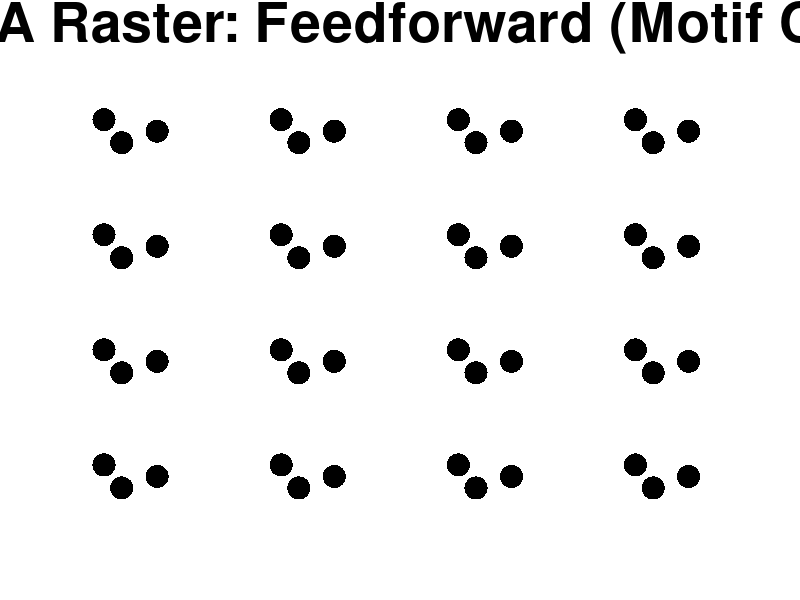

Write the MATLAB code that produced this figure. (Note: this script raises an error after producing the figure.)
%% Script for Figure 3 of 4D Entropy Paper

clearvars
close all
clc

% STEP 1: GENERATE A SPIKE RASTER

set(0,'defaultAxesFontSize',20)

C=50;  % columns
R=50;  % rows

p = zeros(R,C);

str = 'Raster: Feedforward (Motif Class XIII)';
for n=5:10:35
    for t=5:10:35
         p(n,t)=1;
         p(n+2,t+1) = 1;
         p(n+1,t+3) = 1;
    end
end

raster = p;
neuron_window = 10; %size(raster,1)*2 -2;
time_window = 8;
epoch_length =size(raster,2) - (time_window + 1);
max_time_lag = ceil((time_window / 2));
[N_neurons, N_times] = size(raster);

figure(1); hold on
markersize = 50;
hold on; ylabel('')
hold on;
for k=1:size(raster,1);
    for tt=1:size(raster,2); 
        if raster(k,tt)~=0; 
            plot(tt,raster(k,tt)-2*k,'k.','MarkerSize',markersize);

        end;
    end;
end;
xlabel('Time')
ylabel('Neuron #')
title('Figure 3A Raster: Feedforward (Motif Class XIII)','fontsize',40)
axis off
box off

% figure;
% heatmap(p,'CellLabelColor','none');
% colormap(flipud(hot))
% colorbar off
% xlabel('Time bin #')
% ylabel('Neuron #')


post_end = 0;
slice_start = post_end+1;

pre_snippet_raster = raster(:,slice_start:slice_start+max_time_lag-1);
pre_end = slice_start+max_time_lag-1;

snippet_raster = raster(:, pre_end+1: pre_end+1+epoch_length);
snip_end = pre_end+1+epoch_length;

post_snippet_raster = raster(:, snip_end+1 : snip_end+1+max_time_lag-1);
post_end = snip_end+1+max_time_lag-1;

temp_snippet = cat(2,pre_snippet_raster, snippet_raster, post_snippet_raster);

size(temp_snippet)
temp_snippet = raster;
[N_neurons, N_times] = size(temp_snippet);

%compute tricorr
[c3_4D_distribution, actual_contribution,class_count,contribution]= ...
    triple_correlation_class_contributions_no_sp_wr(temp_snippet, neuron_window, time_window);

actual = actual_contribution./(numel(temp_snippet));
[conditioned_expectation] = expectation_conditioned_on_constituent_parts_2D(actual, temp_snippet,neuron_window, time_window);

aovert_minus1 = (actual ./conditioned_expectation ) -1;

c3_n1t1_distribution = c3_4D_distribution(:,:,neuron_window/2 + 1 ,time_window / 2 + 1);
T_raster_n1t1=sum(sum(c3_n1t1_distribution));
PDF_raster_n1t1=c3_n1t1_distribution./T_raster_n1t1;  

c3_n2t2_distribution = c3_4D_distribution(neuron_window/2 + 1 ,time_window / 2 + 1,:,:);
T_raster_n2t2=sum(sum(c3_n2t2_distribution));
PDF_raster_n2t2=c3_n2t2_distribution./T_raster_n2t2;

T_raster_4d=sum(sum(sum(sum(c3_4D_distribution))));
PDF_raster_4d=c3_4D_distribution./T_raster_4d;

figure;
h = heatmap(PDF_raster_n1t1); %,'CellLabelColor','none');
h.CellLabelFormat = '%.2f';
h.FontSize = 40;
%h.GridVisible = 'off';
colormap("parula")
xlabel('temporal lag, t_1')
ylabel('spatial lag, n_1')
title({'Figure 3C'})
for i = 1:numel(h.XDisplayLabels)
    h.XDisplayLabels{i} = str2num(h.XDisplayLabels{i}) - ((time_window/2) + 1);
end
for i = 1:numel(h.YDisplayLabels)
    h.YDisplayLabels{i} = str2num(h.YDisplayLabels{i}) - ((neuron_window/2) + 1);
end
clim([0 0.35])

%Compute the 4D Entropy
bins_4d = [neuron_window+1 time_window+1 neuron_window+1 time_window+1];
entropy_raster_4d = 0;

for i=1:bins_4d(1)
    for j=1:bins_4d(2)
        for k = 1:bins_4d(3)
            for m = 1:bins_4d(4)
                temp_4d = PDF_raster_4d;
                if temp_4d(i,j,k,m)~=0        
                    entropy_raster_4d=entropy_raster_4d-temp_4d(i,j,k,m)*log2(temp_4d(i,j,k,m));       
                end
            end
        end

    end
end


%% now compute for 100 iterations of a surrogate raster
n_iterations = 100;
for i = 1:n_iterations
    disp(i)
    
    [pre_noise_raster{i,1}] = generate_noise_raster(raster(:,1:max_time_lag));
    [curr_noise_raster{i,1}] = generate_noise_raster(raster(:,max_time_lag+1:N_times-max_time_lag));
    [post_noise_raster{i,1}] = generate_noise_raster(raster(:,N_times-max_time_lag+1:N_times));
    [test_raster{i,1}] = generate_noise_raster(raster);
    noise_raster{i,1} = cat(2,pre_noise_raster{i,1},curr_noise_raster{i,1},post_noise_raster{i,1});
    tic

    %compute tricorr - no spatial wrapping
    [c3_noise_4D_distribution, noise_contribution,class_count,contribution]= ...
        triple_correlation_class_contributions_no_sp_wr(noise_raster{i,1}, neuron_window, time_window);
    toc

    c3_n1t1_noise_distribution(:,:,i) = c3_noise_4D_distribution(:,:,neuron_window/2 + 1 ,time_window / 2 + 1);
    T_noise_n1t1=sum(sum(c3_n1t1_noise_distribution));
    PDF_noise_n1t1(:,:,i)=c3_n1t1_noise_distribution(:,:,i)./T_raster_n1t1;  
    
    all_noise_iterations_c3_n1t1_noise_distribution{i,1} = c3_n1t1_noise_distribution(:,:,i);
    all_noise_iterations_PDF_n1t1_noise_distribution{i,1} = PDF_noise_n1t1(:,:,i);

    all_noise_iterations_c3_noise_4D_distribution{i,1} = c3_noise_4D_distribution;

    T_noise_4d=sum(sum(sum(sum(c3_noise_4D_distribution))));
    PDF_noise_4d(:,:,:,:,i)=c3_noise_4D_distribution./T_noise_4d;

    all_noise_iterations_PDF_noise_4D_distribution{i,1} = PDF_noise_4d(:,:,:,:,i);
    PDF_noise_4D_distribution = PDF_noise_4d(:,:,:,:,i);
    PDF_noise_n1t1_distribution = PDF_noise_n1t1(:,:,i);

    %Compute the 4D Entropy
    bins_4d = [neuron_window+1 time_window+1 neuron_window+1 time_window+1];
    entropy_noise_4d(i,1) = 0;
    
    for ii=1:bins_4d(1)
        for j=1:bins_4d(2)
            for k = 1:bins_4d(3)
                for m = 1:bins_4d(4)
                    temp_4d = PDF_noise_4d(:,:,:,:,i);
                    if temp_4d(ii,j,k,m)~=0        
                        entropy_noise_4d(i,1)=entropy_noise_4d(i,1)-temp_4d(ii,j,k,m)*log2(temp_4d(ii,j,k,m));       
                    end
                end
            end
    
        end
    end

end

figure; hold on
markersize = 50;
hold on; ylabel('')
hold on;
for k=1:size(noise_raster{1,1},1);
    for tt=1:size(noise_raster{1,1},2); 
        if noise_raster{1,1}(k,tt)~=0; 
            plot(tt,noise_raster{1,1}(k,tt)-2*k,'k.','MarkerSize',markersize);

        end;
    end;
end;
xlabel('Time')
ylabel('Neuron #')
title('Figure 3B Surrogate Raster','fontsize',40)
axis off
box off
%%
figure;
h = heatmap(mean(PDF_noise_n1t1,3)); %,'CellLabelColor','none');
h.FontSize = 40;
h.CellLabelFormat = '%.3f';
%h.GridVisible = 'off';
colormap("parula")
xlabel('temporal lag, t_1')
ylabel('spatial lag, n_1')
title({'Figure 3D Surrogate PDF'})
for i = 1:numel(h.XDisplayLabels)
    h.XDisplayLabels{i} = str2num(h.XDisplayLabels{i}) - ((time_window/2) + 1);
end
for i = 1:numel(h.YDisplayLabels)
    h.YDisplayLabels{i} = str2num(h.YDisplayLabels{i}) - ((neuron_window/2) + 1);
end
clim([0 0.35])

%% compute the maximum entropy (based on a uniform distribution)
% Define the ranges for each dimension
n_range = -(neuron_window/2):(neuron_window/2); 
t_range = -(time_window/2):(time_window/2);

% Determine the sizes of the dimensions
n1 = length(n_range); 
n2 = length(n_range); 
t1 = length(t_range); 
t2 = length(t_range); 

% Calculate the total number of elements in the 4D array
total_elements = n1 * n2 * t1 * t2;

% Calculate the uniform probability for each element
uniform_probability = 1 / total_elements;

% Initialize the 4D array with uniform probabilities
PDF_uniform_4d = ones(n1, t1, n2, t2) * uniform_probability;

% Verify that the sum of all probabilities is 1
sum_probabilities = sum(PDF_uniform_4d(:)); 

%Compute the 4D maximum Entropy
bins_4d = [neuron_window+1 time_window+1 neuron_window+1 time_window+1];
entropy_maximum_4d = 0;

for i=1:bins_4d(1)
    for j=1:bins_4d(2)
        for k = 1:bins_4d(3)
            for m = 1:bins_4d(4)
                temp_4d = PDF_uniform_4d;
                if temp_4d(i,j,k,m)~=0        
                    entropy_maximum_4d=entropy_maximum_4d-temp_4d(i,j,k,m)*log2(temp_4d(i,j,k,m));       
                end
            end
        end

    end
end


%% plot the entropies
figure;
hold on
set(0,'defaultAxesFontSize',30)

hold on;
boxplot(entropy_raster_4d,'Colors','r')
boxplot(entropy_noise_4d,'Colors','b')
boxplot(entropy_maximum_4d,'Colors','g')
ylim([0 15])
title('Figure 3E (Network: red, surrogate: blue, uniform/maximum: green)')
ylabel('4D entropy')
